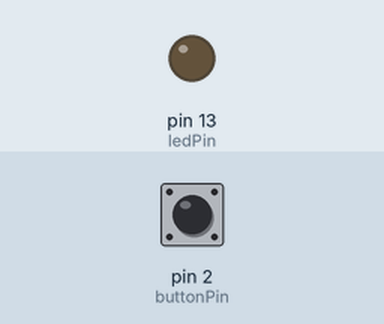
Simulated run of this sketch. Board: Arduino Uno, built with avr-gcc and run on an emulated ATmega328P. On the bench: output pins drawn as LEDs (lit = HIGH). The inputs (shaded band) are chosen by the test bench; at power-on: pin 2 (buttonPin) LOW.

Above: at 1.2 s.
1.3 s: pin 2 (buttonPin) pulled HIGH for 0.15 s
At 2.3 s:
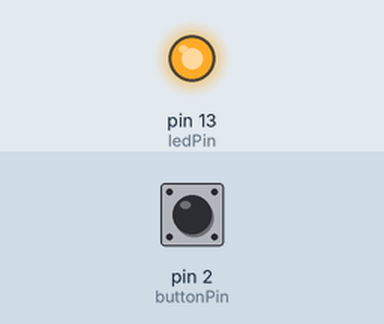
2.9 s: pin 2 (buttonPin) pulled HIGH for 1 s
At 5.7 s:
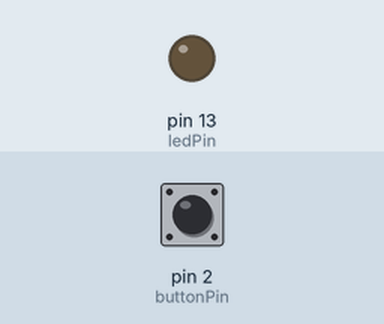
6.9 s: pin 2 (buttonPin) pulled HIGH for 3.2 s
Timing chart, 0 to 9.9 s (numbered marks = the images above; inputs shaded):
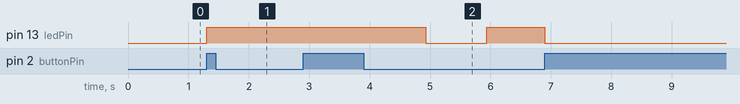

Measured:
- after the input at 1.3 s, pin 13 (ledPin): LOW → HIGH at once
- after the input at 2.9 s, pin 13 (ledPin): HIGH → LOW after 2.0 s, → HIGH 1.0 s later

The sketch:

button_blink_withoutdelay.ino
```cpp
const int buttonPin = 2; // the number of the pushbutton pin
const int ledPin = 13; // the number of the LED pin

// variables will change:
int buttonState = 0; // variable for reading the pushbutton status

int PressCount=0;

int lastButtonState=0;

int LEDstate=LOW;

int t=0;


void setup() {
  // initialize the LED pin as an output:
  pinMode(ledPin, OUTPUT);
  // initialize the pushbutton pin as an input:
  pinMode(buttonPin, INPUT);
}

void loop(){
  // read the state of the pushbutton value:
  buttonState = digitalRead(buttonPin);
  // check if the pushbutton is pressed.
  // if it is, the buttonState is HIGH:
 if (lastButtonState != buttonState){
    if (buttonState == HIGH) {
      // count up PressCount
      PressCount = PressCount+1;
    }
 }

  if (PressCount == 1){
    digitalWrite(ledPin,HIGH);
  }

  if (PressCount==2){
    t=t+1;

    if (t>1000){
      t=0;

    if (LEDstate==HIGH) {
    LEDstate=LOW;
    }
    else{
    LEDstate=HIGH;
    }
    digitalWrite(ledPin,LEDstate);

    }
  }

  if (PressCount==3){
    digitalWrite(ledPin,LOW);
    PressCount=0;
  }


    delay(1);

  lastButtonState=buttonState;
}
```
